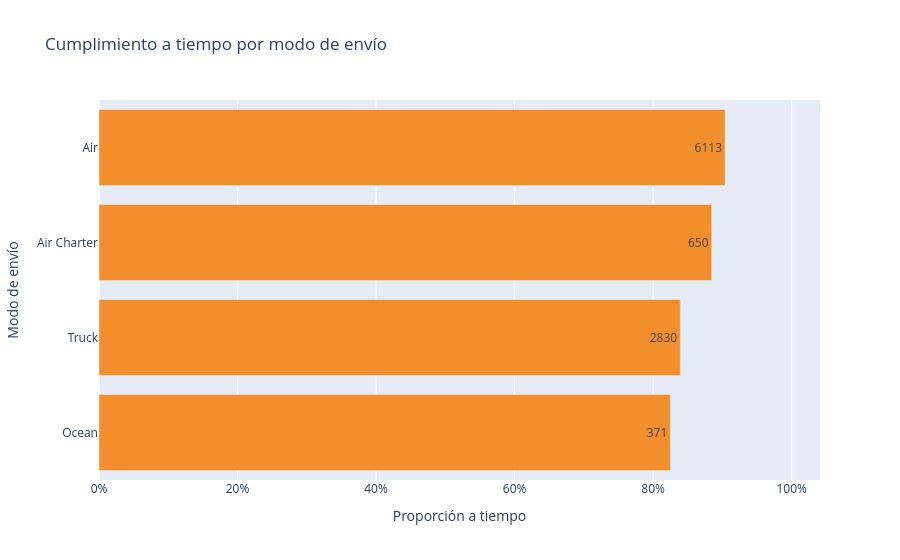

Notebook code for this chart:
### Code cell
# ¿Qué modos de envío requieren revisar primero su cumplimiento de la promesa de entrega?

px.bar(
    mode_summary,
    x="cumplimiento_a_tiempo",
    y="modo_de_envío",
    orientation="h",
    text="envíos",
    title="Cumplimiento a tiempo por modo de envío",
    labels={
        "cumplimiento_a_tiempo": "Proporción a tiempo",
        "modo_de_envío": "Modo de envío",
        "envíos": "Envíos",
    },
    color_discrete_sequence=["#f28e2b"],
).update_xaxes(tickformat=".0%")

### Figure 1 — Plotly figure (JSON) as saved in the notebook; plotly's stock layout.template omitted (floating-point values rounded to 4 significant figures)
{"data": [{"hovertemplate": "Proporción a tiempo=%{x}<br>Modo de envío=%{y}<br>Envíos=%{text}<extra></extra>", "legendgroup": "", "marker": {"color": "#f28e2b", "pattern": {"shape": ""}}, "name": "", "orientation": "h", "showlegend": false, "text": [371.0, 2830.0, 650.0, 6113.0, 360.0], "textposition": "auto", "type": "bar", "x": [0.8248, 0.8392, 0.8846, 0.904, 0.9889], "xaxis": "x", "y": ["Ocean", "Truck", "Air Charter", "Air", null], "yaxis": "y"}], "layout": {"barmode": "relative", "legend": {"tracegroupgap": 0}, "title": {"text": "Cumplimiento a tiempo por modo de envío"}, "xaxis": {"anchor": "y", "domain": [0, 1], "tickformat": ".0%", "title": {"text": "Proporción a tiempo"}}, "yaxis": {"anchor": "x", "domain": [0, 1], "title": {"text": "Modo de envío"}}}}
